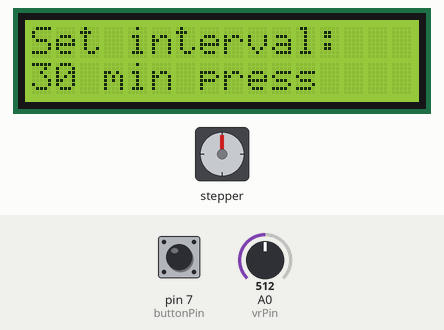
A sketch run on a simulated Arduino Uno, built with avr-gcc and run on an emulated ATmega328P. Shown: stepper motor, 16×2 character LCD. Wiring (inferred from the names in the program): stepper motor driver (200 steps per turn assumed): step pin 3; direction pin 2. The inputs (shaded band) are chosen by the test bench; at power-on: pin 7 (buttonPin) HIGH, A0 (vrPin) = 512.

Above: at 1.0 s.
1.1 s: pin 7 (buttonPin) pulled LOW for 0.15 s
At 2.6 s:
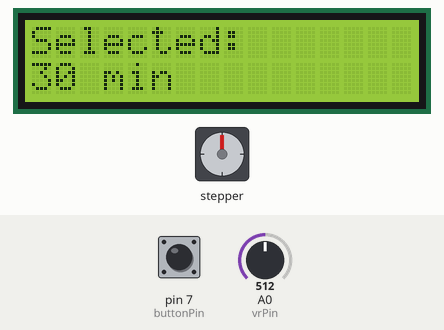
At 7.9 s:
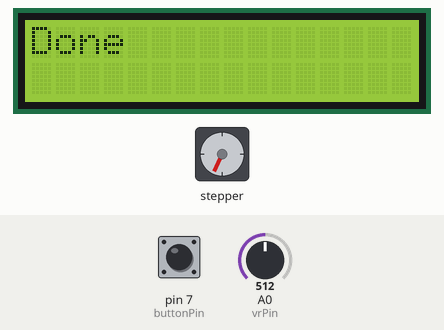
Timing chart, 0 to 9.4 s (numbered marks = the images above; inputs shaded):
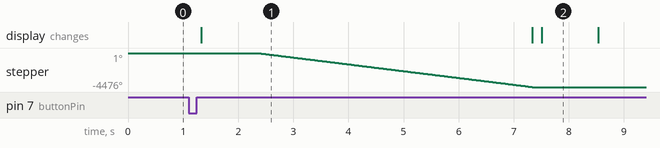

Measured:
- after the input at 1.1 s, stepper: turns 4476° counter-clockwise in 5.0 s, starting after 1.2 s; the display: changes after 0.23 s (image 1)

The sketch:

pet_feeder.ino
```cpp
/*
  Automated Pet Feeder
  CSU Bakersfield, Spring 2026

  Dispenses food on a schedule the owner chooses. At startup, turn the
  knob to pick a feeding interval (1 minute to 24 hours) and press the
  button to confirm. The feeder dispenses once right away, then again
  every interval, showing a countdown to the next feeding on the LCD.

  Hardware: Arduino Uno R3, stepper motor + step/dir stepper driver,
  16x2 I2C LCD, potentiometer, push button.
*/

#include <Wire.h>
#include <LiquidCrystal_I2C.h>

const int dirPin    = 2;   // Stepper driver DIR
const int stepPin   = 3;   // Stepper driver STEP
const int buttonPin = 7;   // Push button to GND (uses the internal pull-up)
const int vrPin     = A0;  // Potentiometer wiper, used to pick the interval

LiquidCrystal_I2C lcd(0x27, 16, 2);  // 16x2 LCD at I2C address 0x27

// How long the motor spins each feeding
const unsigned long dispenseTimeMs = 5000;  // 5 seconds

// Motor speed (microseconds between step pulses)
const int stepDelayUs = 1000;

// Feeding intervals the owner can choose from, in minutes
const unsigned int intervalMinutes[] = {
  1, 5, 10, 15, 30, 60, 120, 360, 720, 1440
};

const int numIntervals = sizeof(intervalMinutes) / sizeof(intervalMinutes[0]);

unsigned long feedIntervalMs = 0;
unsigned long nextFeedTime = 0;

// The button connects the pin to GND, so pressed reads LOW
bool buttonPressed() {
  return digitalRead(buttonPin) == LOW;
}

void setup() {
  pinMode(dirPin, OUTPUT);
  pinMode(stepPin, OUTPUT);
  pinMode(buttonPin, INPUT_PULLUP);  // No external resistor needed

  digitalWrite(stepPin, LOW);
  digitalWrite(dirPin, LOW);

  lcd.init();
  lcd.backlight();

  feedIntervalMs = chooseFeedInterval();

  dispenseFood();

  nextFeedTime = millis() + feedIntervalMs;
}

void loop() {
  // Subtracting before comparing keeps this working when millis() rolls over
  if ((long)(millis() - nextFeedTime) >= 0) {
    dispenseFood();
    nextFeedTime = millis() + feedIntervalMs;
  }

  displayTimeRemaining();
}

// Let the owner pick an interval with the knob, then confirm with the button
unsigned long chooseFeedInterval() {
  int lastIndex = -1;

  lcd.clear();
  lcd.setCursor(0, 0);
  lcd.print("Set interval");

  while (true) {
    int vrValue = analogRead(vrPin);

    int index = map(vrValue, 0, 1023, 0, numIntervals - 1);
    index = constrain(index, 0, numIntervals - 1);

    // Only redraw the LCD when the selection changes
    if (index != lastIndex) {
      lastIndex = index;

      lcd.clear();
      lcd.setCursor(0, 0);
      lcd.print("Set interval:");

      lcd.setCursor(0, 1);
      printInterval(intervalMinutes[index]);
      lcd.print(" press");
    }

    if (buttonPressed()) {
      delay(200);  // Debounce

      while (buttonPressed()) {
        // Wait until the button is released
      }

      lcd.clear();
      lcd.setCursor(0, 0);
      lcd.print("Selected:");

      lcd.setCursor(0, 1);
      printInterval(intervalMinutes[index]);

      delay(1000);

      return (unsigned long)intervalMinutes[index] * 60000UL;
    }

    delay(100);
  }
}

// Spin the stepper for dispenseTimeMs to drop a portion of food
void dispenseFood() {
  lcd.clear();
  lcd.setCursor(0, 0);
  lcd.print("Dispensing");

  unsigned long startTime = millis();

  while (millis() - startTime < dispenseTimeMs) {
    digitalWrite(stepPin, HIGH);
    delayMicroseconds(stepDelayUs);

    digitalWrite(stepPin, LOW);
    delayMicroseconds(stepDelayUs);
  }

  digitalWrite(stepPin, LOW);

  delay(100);

  // Re-initialize the LCD in case motor noise scrambled it
  lcd.init();
  lcd.backlight();
  lcd.clear();

  lcd.setCursor(0, 0);
  lcd.print("Done");
  delay(1000);
}

// Show a countdown to the next feeding, updated once per second
void displayTimeRemaining() {
  static unsigned long lastUpdate = 0;

  if (millis() - lastUpdate >= 1000) {
    lastUpdate = millis();

    unsigned long remainingMs = nextFeedTime - millis();
    unsigned long remainingSeconds = remainingMs / 1000;

    unsigned long hours = remainingSeconds / 3600;
    unsigned long minutes = (remainingSeconds % 3600) / 60;
    unsigned long seconds = remainingSeconds % 60;

    lcd.clear();
    lcd.setCursor(0, 0);
    lcd.print("Next feed in:");

    lcd.setCursor(0, 1);

    if (hours > 0) {
      lcd.print(hours);
      lcd.print("h ");
      lcd.print(minutes);
      lcd.print("m");
    } else {
      lcd.print(minutes);
      lcd.print("m ");
      lcd.print(seconds);
      lcd.print("s");
    }
  }
}

// Print an interval as "15 min", "2 hr", or "1h 30m"
void printInterval(unsigned int minutes) {
  if (minutes < 60) {
    lcd.print(minutes);
    lcd.print(" min");
  } else if (minutes % 60 == 0) {
    lcd.print(minutes / 60);
    lcd.print(" hr");
  } else {
    lcd.print(minutes / 60);
    lcd.print("h ");
    lcd.print(minutes % 60);
    lcd.print("m");
  }
}
```
